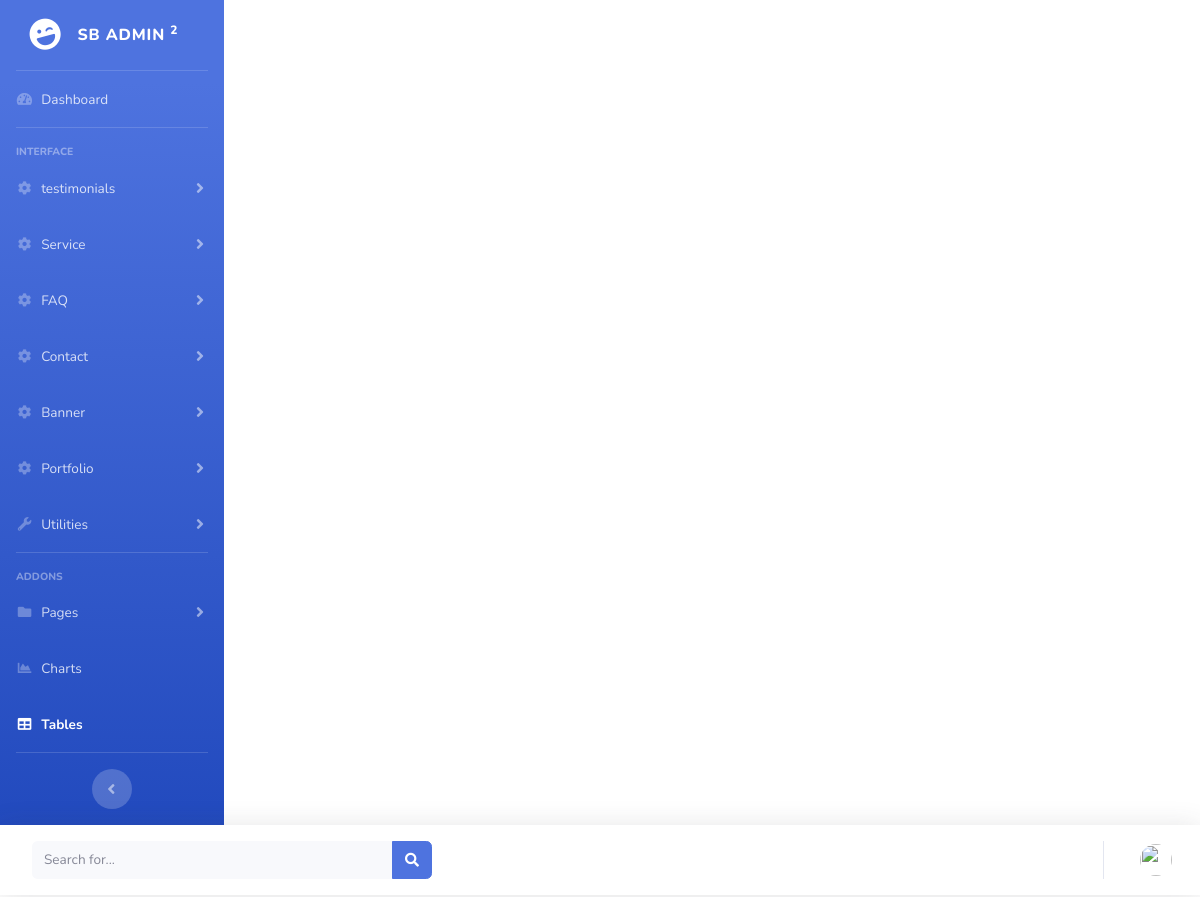
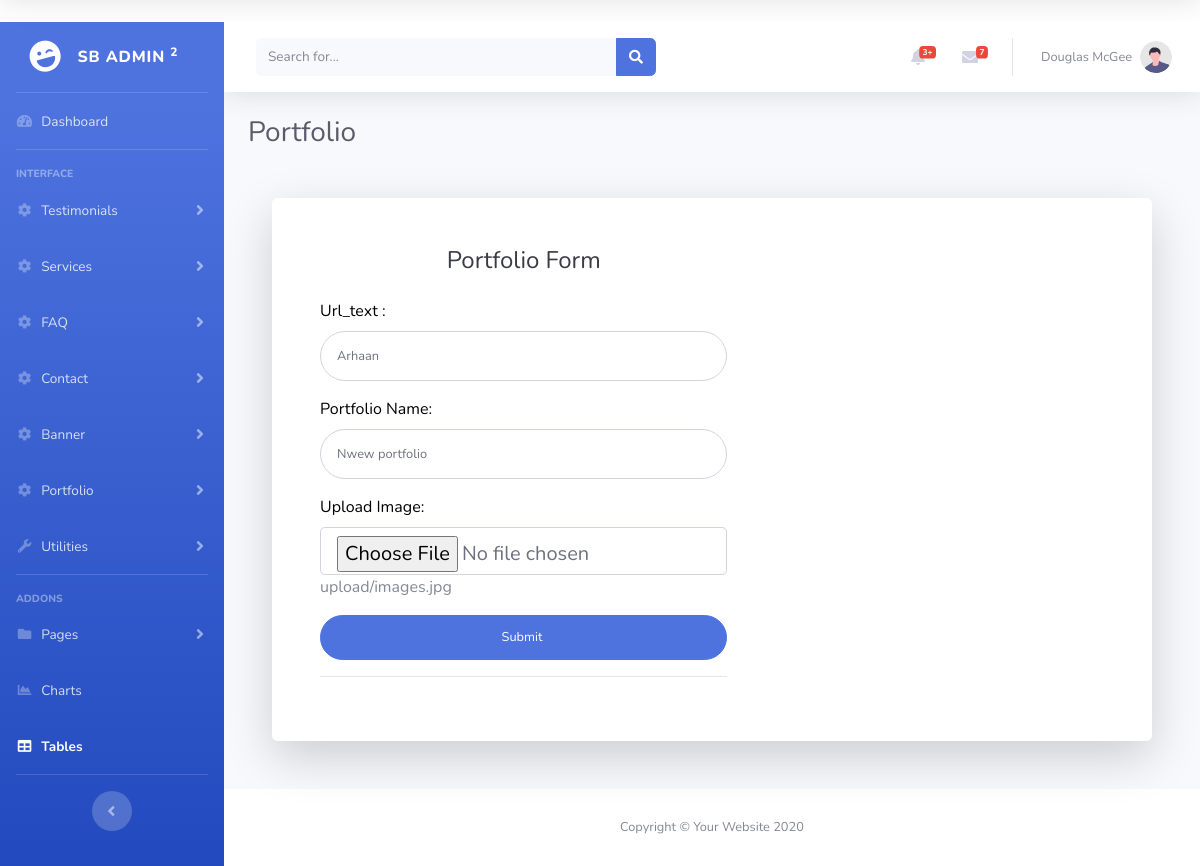
Page /project/admin/edit_portfolio.php?id=3 on the committed database (2 pictures, top to bottom).
### tables this page shows
CREATE TABLE `portfolio` (
  `portfolio_id` int(11) NOT NULL,
  `image` longblob NOT NULL,
  `url_text` varchar(100) DEFAULT NULL,
  `name` varchar(255) NOT NULL,
  `create_at` timestamp NOT NULL DEFAULT current_timestamp(),
  `update_at` datetime DEFAULT current_timestamp() ON UPDATE current_timestamp()
);

### project/admin/edit_portfolio.php (the view, shortened to what this page needs)
<?php include("include/master.php");
$id = isset($_GET['id']) ? $_GET['id'] : '';
if ($id) {
  $sql = "SELECT * FROM `portfolio` WHERE portfolio_id = $id";
  $result = mysqli_query($conn, $sql);
  $row = mysqli_fetch_assoc($result);
}
?>
<!DOCTYPE html>
<html lang="en">
<head>
  <link href="vendor/fontawesome-free/css/all.min.css" rel="stylesheet" type="text/css">
  <link href="assets/css/sb-admin-2.min.css" rel="stylesheet">
  <link href="vendor/datatables/dataTables.bootstrap4.min.css" rel="stylesheet">
</head>
<body id="page-top">
  <div id="wrapper">
    <ul class="navbar-nav bg-gradient-primary sidebar sidebar-dark accordion" id="accordionSidebar">
      <a class="sidebar-brand d-flex align-items-center justify-content-center" href="index.html">
        <div class="sidebar-brand-icon rotate-n-15">
          <i class="fas fa-laugh-wink"></i>
        </div>
        <div class="sidebar-brand-text mx-3">SB Admin <sup>2</sup></div>
      </a>
      <hr class="sidebar-divider my-0">
      <li class="nav-item">
        <a class="nav-link" href="index.html">
          <i class="fas fa-fw fa-tachometer-alt"></i>
          <span>Dashboard</span></a>
      </li>
      <hr class="sidebar-divider">
      <div class="sidebar-heading">
        Interface
      </div>
      <li class="nav-item">
        <a class="nav-link collapsed" href="#" data-toggle="collapse" data-target="#collapseTwo" aria-expanded="true" aria-controls="collapseTwo">
          <i class="fas fa-fw fa-cog"></i>
          <span>Testimonials</span>
        </a>
      </li>
      <li class="nav-item">
        <a class="nav-link collapsed" href="#" data-toggle="collapse" data-target="#collapseT" aria-expanded="true" aria-controls="collapseTwo">
          <i class="fas fa-fw fa-cog"></i>
          <span>Services</span>
        </a>
      </li>
      <li class="nav-item">
        <a class="nav-link collapsed" href="#" data-toggle="collapse" data-target="#faq" aria-expanded="true" aria-controls="collapseTwo">
          <i class="fas fa-fw fa-cog"></i>
          <span>FAQ</span>
        </a>
      </li>
      <li class="nav-item">
        <a class="nav-link collapsed" href="#" data-toggle="collapse" data-target="#Contact" aria-expanded="true" aria-controls="collapseTwo">
          <i class="fas fa-fw fa-cog"></i>
          <span>Contact</span>
        </a>
      </li>
      <li class="nav-item">
        <a class="nav-link collapsed" href="#" data-toggle="collapse" data-target="#banner" aria-expanded="true" aria-controls="collapseTwo">
          <i class="fas fa-fw fa-cog"></i>
          <span>Banner</span>
        </a>
      </li>
      <li class="nav-item">
        <a class="nav-link collapsed" href="#" data-toggle="collapse" data-target="#port" aria-expanded="true" aria-controls="collapseTwo">
          <i class="fas fa-fw fa-cog"></i>
          <span>Portfolio</span>
        </a>
      </li>
      <li class="nav-item">
        <a class="nav-link collapsed" href="#" data-toggle="collapse" data-target="#collapseUtilities" aria-expanded="true" aria-controls="collapseUtilities">
          <i class="fas fa-fw fa-wrench"></i>
          <span>Utilities</span>
        </a>
      </li>
      <hr class="sidebar-divider">
      <div class="sidebar-heading">
        Addons
      </div>
      <li class="nav-item">
        <a class="nav-link collapsed" href="#" data-toggle="collapse" data-target="#collapsePages" aria-expanded="true" aria-controls="collapsePages">
          <i class="fas fa-fw fa-folder"></i>
          <span>Pages</span>
        </a>
      </li>
      <li class="nav-item">
        <a class="nav-link" href="charts.html">
          <i class="fas fa-fw fa-chart-area"></i>
          <span>Charts</span></a>
      </li>
      <li class="nav-item active">
        <a class="nav-link" href="tables.html">
          <i class="fas fa-fw fa-table"></i>
          <span>Tables</span></a>
      </li>
      <hr class="sidebar-divider d-none d-md-block">
      <div class="text-center d-none d-md-inline">
        <button class="rounded-circle border-0" id="sidebarToggle"></button>
      </div>
    </ul>
    <div id="content-wrapper" class="d-flex flex-column">
      <div id="content">
        <nav class="navbar navbar-expand navbar-light bg-white topbar mb-4 static-top shadow">
          <form class="d-none d-sm-inline-block form-inline mr-auto ml-md-3 my-2 my-md-0 mw-100 navbar-search">
            <div class="input-group">
              <input type="text" class="form-control bg-light border-0 small" placeholder="Search for..." aria-label="Search" aria-describedby="basic-addon2">
              <div class="input-group-append">
                <button class="btn btn-primary" type="button">
                  <i class="fas fa-search fa-sm"></i>
                </button>
              </div>
            </div>
          </form>
          <ul class="navbar-nav ml-auto">
            <li class="nav-item dropdown no-arrow mx-1">
              <a class="nav-link dropdown-toggle" href="#" id="alertsDropdown" role="button" data-toggle="dropdown" aria-haspopup="true" aria-expanded="false">
                <i class="fas fa-bell fa-fw"></i>
                <span class="badge badge-danger badge-counter">3+</span>
              </a>
            </li>
            <li class="nav-item dropdown no-arrow mx-1">
              <a class="nav-link dropdown-toggle" href="#" id="messagesDropdown" role="button" data-toggle="dropdown" aria-haspopup="true" aria-expanded="false">
                <i class="fas fa-envelope fa-fw"></i>
                <span class="badge badge-danger badge-counter">7</span>
              </a>
            </li>
            <li class="nav-item dropdown no-arrow">
              <a class="nav-link dropdown-toggle" href="#" id="userDropdown" role="button" data-toggle="dropdown" aria-haspopup="true" aria-expanded="false">
                <span class="mr-2 d-none d-lg-inline text-gray-600 small">Douglas McGee</span>
                <img class="img-profile rounded-circle" src="img/undraw_profile.svg">
              </a>
            </li>
          </ul>
        </nav>
        <div class="container-fluid">
          <h1 class="h3 mb-2 text-gray-800">Portfolio</h1>
          <div class="container">
            <div class="card o-hidden border-0 shadow-lg my-5">
              <div class="card-body p-0">
                <div class="row">
                  <div class="col-lg-7">
                    <div class="p-5">
                      <div class="text-center">
                        <h1 class="h4 text-gray-900 mb-4">Portfolio Form</h1>
                      </div>
                      <form class="user" action="" method="post" enctype="multipart/form-data">
                        <div class="form-group ">
                          <label for="exampleFormControlTitle" class="form-label">Url_text :</label>
                          <input type="name" class="form-control form-control-user" id="name" name="name" value="<?= isset($row['name']) ? $row['name'] : ""; ?> " placeholder="name  ">
                        </div>
                        <div class="form-group ">
                          <label for="exampleFormControlTitle" class="form-label">Portfolio Name:</label>
                          <input type="text" class="form-control form-control-user" id="url_text" value="<?= isset($row['url_text']) ? $row['url_text'] : ""; ?> " name="url_text" placeholder="url_text  ">
                        </div>
                        <div class="form-group">
                          <label for="formFileLg" class="form-label">Upload Image:</label>
                          <input class="form-control form-control-lg" id="formFileLg" type="file" name="image">
                          <?php if (isset($row['image'])) { ?>
                            <?php print_r($row['image']); ?>
                          <?php } ?>
                        </div>
                        <input type="submit" class="btn btn-primary btn-user btn-block" name="update" value="Submit ">
                      </form>
                      <hr>
                    </div>
                  </div>
                </div>
              </div>
            </div>
          </div>
        </div>
      </div>
      <footer class="sticky-footer bg-white">
        <div class="container my-auto">
          <div class="copyright text-center my-auto">
            <span>Copyright &copy; Your Website 2020</span>
          </div>
        </div>
      </footer>
    </div>
  </div>
</body>
</html>

### project/admin/edit_portfolio.php (style rules this page uses)
label { color: black; }

### rows in the picture
portfolio: name "Arhaan", url_text "Nwew portfolio", image "upload/images.jpg"
